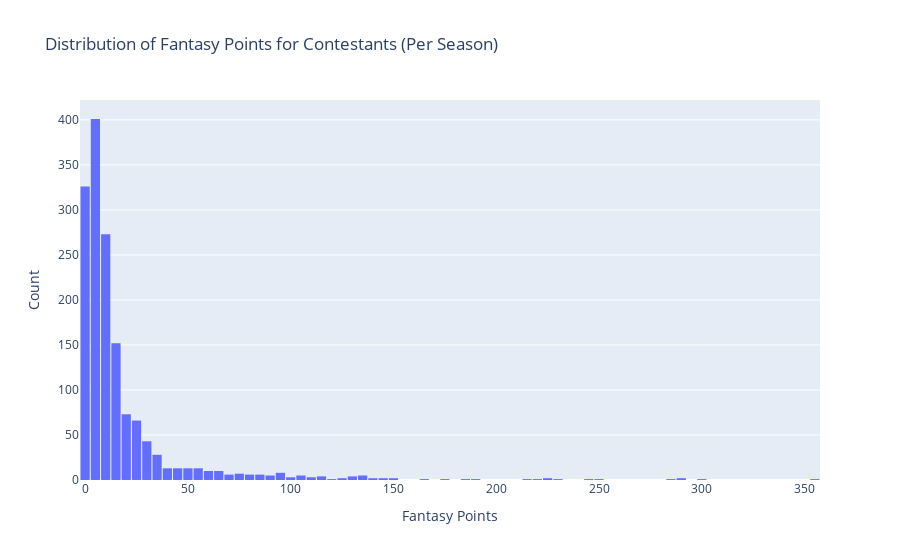

Here is the notebook cell this chart was saved with:
### Markdown cell above
#### Who had the most fantasy points in a single season?

Let's look at the distribution first.

### Code cell
fig2 = px.histogram(df_totals.set_index('Name'), title='Distribution of Fantasy Points for Contestants (Per Season) ')
fig2.update_layout(
    bargap=0.1,
    showlegend=False,
    xaxis_title_text='Fantasy Points',
    yaxis_title_text='Count',
)

### Figure 1 — Plotly figure (JSON) as saved in the notebook; plotly's stock layout.template omitted (floating-point values rounded to 4 significant figures; data arrays with more than 128 entries replaced by an {"elided": "..."} marker saying what was removed)
{"data": [{"alignmentgroup": "True", "bingroup": "x", "hovertemplate": "variable=Fantasy Points<br>value=%{x}<br>count=%{y}<extra></extra>", "legendgroup": "Fantasy Points", "marker": {"color": "#636efa", "pattern": {"shape": ""}}, "name": "Fantasy Points", "offsetgroup": "Fantasy Points", "orientation": "v", "showlegend": true, "type": "histogram", "x": {"elided": "1521 float values"}, "xaxis": "x", "yaxis": "y"}], "layout": {"bargap": 0.1, "barmode": "relative", "legend": {"title": {"text": "variable"}, "tracegroupgap": 0}, "showlegend": false, "title": {"text": "Distribution of Fantasy Points for Contestants (Per Season) "}, "xaxis": {"anchor": "y", "domain": [0, 1], "title": {"text": "Fantasy Points"}}, "yaxis": {"anchor": "x", "domain": [0, 1], "title": {"text": "Count"}}}}
